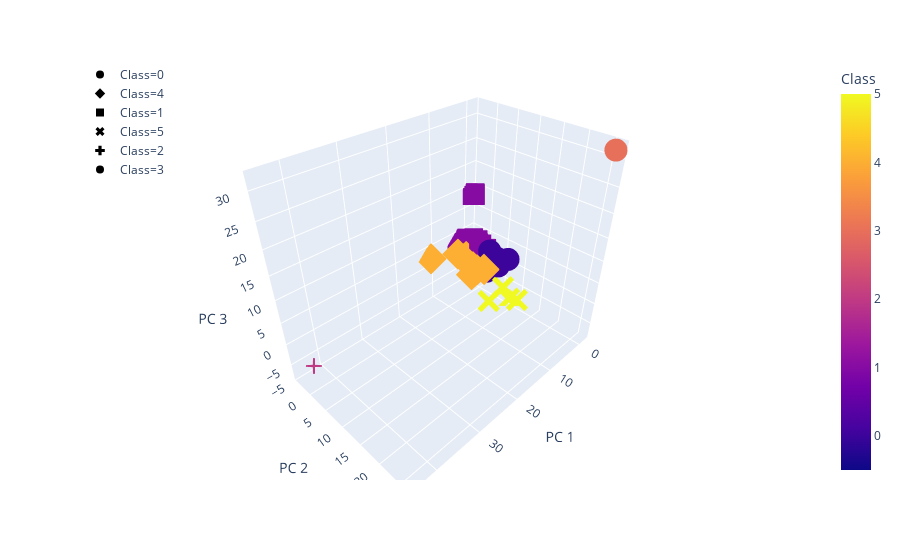

Here is the notebook cell this chart was saved with:
### Markdown cell above
### Visualizing Results

#### 3D-Scatter with Clusters

### Code cell
# Creating a 3D-Scatter with the PCA data and the clusters
fig = px.scatter_3d(
    clustered_df,
    x="PC 1",
    y="PC 2",
    z="PC 3",
    hover_name='CoinName',
    hover_data= ['Algorithm'],
    color="Class",
    symbol="Class",
)
fig.update_layout(legend=dict(x=0, y=1))
fig.show()

### Figure 1 — Plotly figure (JSON) as saved in the notebook; plotly's stock layout.template omitted (floating-point values rounded to 4 significant figures; data arrays with more than 128 entries replaced by an {"elided": "..."} marker saying what was removed)
{"data": [{"customdata": {"elided": "272x1 str values"}, "hoverlabel": {"namelength": 0}, "hovertemplate": "<b>%{hovertext}</b><br><br>Class=%{marker.color}<br>PC 1=%{x}<br>PC 2=%{y}<br>PC 3=%{z}<br>Algorithm=%{customdata[0]}", "hovertext": {"elided": "272 str values"}, "legendgroup": "Class=0", "marker": {"color": {"elided": "272 int values"}, "coloraxis": "coloraxis", "symbol": "circle"}, "mode": "markers", "name": "Class=0", "scene": "scene", "showlegend": true, "type": "scatter3d", "x": {"elided": "272 float values"}, "y": {"elided": "272 float values"}, "z": {"elided": "272 float values"}}, {"customdata": [["X13"], ["Scrypt"], ["Scrypt"], ["DPoS"], ["DPoS"], ["CryptoNight"], ["DPoS"], ["Semux BFT consensus"], ["SHA-256"], ["DPoS"], ["DPoS"], ["DPoS"], ["CryptoNight"]], "hoverlabel": {"namelength": 0}, "hovertemplate": "<b>%{hovertext}</b><br><br>Class=%{marker.color}<br>PC 1=%{x}<br>PC 2=%{y}<br>PC 3=%{z}<br>Algorithm=%{customdata[0]}", "hovertext": ["EliteCoin", "MoonCoin", "gCn Coin", "Oxycoin", "Lamden Tau", "TurtleCoin", "ALAX", "Semux", "Zeph", "EOS", "Lisk", "ARK", "ByteCoin"], "legendgroup": "Class=4", "marker": {"color": [4, 4, 4, 4, 4, 4, 4, 4, 4, 4, 4, 4, 4], "coloraxis": "coloraxis", "symbol": "diamond"}, "mode": "markers", "name": "Class=4", "scene": "scene", "showlegend": true, "type": "scatter3d", "x": [3.114, 3.398, 4.3, 4.485, 4.477, 11.69, 4.446, 4.523, 4.236, 6.337, 4.384, 4.464, 5.133], "y": [1.018, -1.345, -1.244, 2.944, 2.869, -3.775, 4.798, 2.248, 1.497, 3.026, 4.791, 2.896, -2.21], "z": [-1.789, 0.7448, 0.6544, -0.1688, -0.264, 2.902, 0.8923, -1.083, -0.1925, -0.4684, 0.7734, -0.2583, 1.784]}, {"customdata": {"elided": "236x1 str values"}, "hoverlabel": {"namelength": 0}, "hovertemplate": "<b>%{hovertext}</b><br><br>Class=%{marker.color}<br>PC 1=%{x}<br>PC 2=%{y}<br>PC 3=%{z}<br>Algorithm=%{customdata[0]}", "hovertext": {"elided": "236 str values"}, "legendgroup": "Class=1", "marker": {"color": {"elided": "236 int values"}, "coloraxis": "coloraxis", "symbol": "square"}, "mode": "markers", "name": "Class=1", "scene": "scene", "showlegend": true, "type": "scatter3d", "x": {"elided": "236 float values"}, "y": {"elided": "236 float values"}, "z": {"elided": "236 float values"}}, {"customdata": [["SHA-256 + Hive"], ["ECC 256K1"], ["VeChainThor Authority"], ["Proof-of-Authority"]], "hoverlabel": {"namelength": 0}, "hovertemplate": "<b>%{hovertext}</b><br><br>Class=%{marker.color}<br>PC 1=%{x}<br>PC 2=%{y}<br>PC 3=%{z}<br>Algorithm=%{customdata[0]}", "hovertext": ["LitecoinCash", "Acute Angle Cloud", "VeChain", "Poa Network"], "legendgroup": "Class=5", "marker": {"color": [5, 5, 5, 5], "coloraxis": "coloraxis", "symbol": "x"}, "mode": "markers", "name": "Class=5", "scene": "scene", "showlegend": true, "type": "scatter3d", "x": [-0.09603, 0.3412, 5.955, -0.2601], "y": [6.752, 11.1, 7.837, 8.562], "z": [-5.333, -6.261, -5.191, -7.625]}, {"customdata": [["TRC10"]], "hoverlabel": {"namelength": 0}, "hovertemplate": "<b>%{hovertext}</b><br><br>Class=%{marker.color}<br>PC 1=%{x}<br>PC 2=%{y}<br>PC 3=%{z}<br>Algorithm=%{customdata[0]}", "hovertext": ["BitTorrent"], "legendgroup": "Class=2", "marker": {"color": [2], "coloraxis": "coloraxis", "symbol": "cross"}, "mode": "markers", "name": "Class=2", "scene": "scene", "showlegend": true, "type": "scatter3d", "x": [44.18], "y": [0.7912], "z": [-1.941]}, {"customdata": [["Leased POS"]], "hoverlabel": {"namelength": 0}, "hovertemplate": "<b>%{hovertext}</b><br><br>Class=%{marker.color}<br>PC 1=%{x}<br>PC 2=%{y}<br>PC 3=%{z}<br>Algorithm=%{customdata[0]}", "hovertext": ["Waves"], "legendgroup": "Class=3", "marker": {"color": [3], "coloraxis": "coloraxis", "symbol": "circle"}, "mode": "markers", "name": "Class=3", "scene": "scene", "showlegend": true, "type": "scatter3d", "x": [-0.954], "y": [26.19], "z": [31.87]}], "layout": {"coloraxis": {"colorbar": {"title": {"text": "Class"}}, "colorscale": [[0, "#0d0887"], [0.1111, "#46039f"], [0.2222, "#7201a8"], [0.3333, "#9c179e"], [0.4444, "#bd3786"], [0.5556, "#d8576b"], [0.6667, "#ed7953"], [0.7778, "#fb9f3a"], [0.8889, "#fdca26"], [1, "#f0f921"]]}, "legend": {"tracegroupgap": 0, "x": 0, "y": 1}, "margin": {"t": 60}, "scene": {"domain": {"x": [0, 1], "y": [0, 1]}, "xaxis": {"title": {"text": "PC 1"}}, "yaxis": {"title": {"text": "PC 2"}}, "zaxis": {"title": {"text": "PC 3"}}}}}
